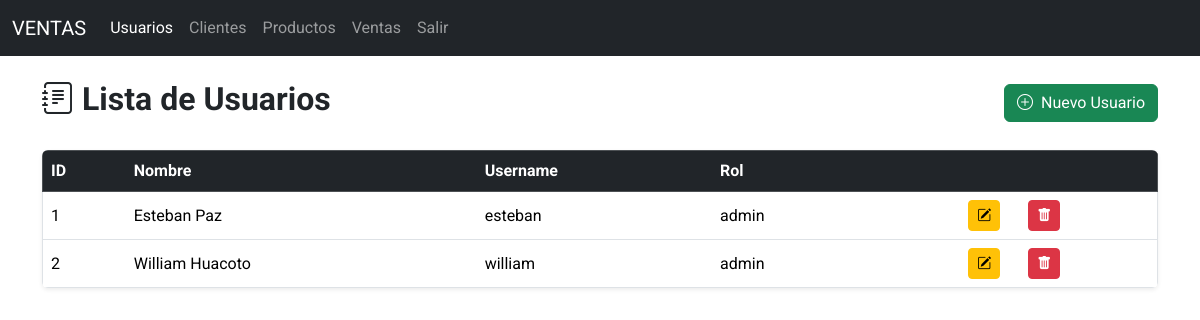
Screenshot of /usuarios/ with the database file from the repository.
### models/usuario_model.py (models this page shows, shortened)
class Usuario(db.Model):
    __tablename__ = 'usuarios'
    id = db.Column(db.Integer, primary_key=True)
    nombre = db.Column(db.String(80), nullable=False)
    username = db.Column(db.String(20), nullable=False)
    password = db.Column(db.String, nullable=False)
    rol = db.Column(db.String(20), nullable=False)
    @staticmethod
    def get_all():
        return Usuario.query.all()

### controllers/usuario_controller.py (the view)
@usuario_bp.route('/')
def index():
    usuarios = Usuario.get_all()
    return usuario_view.list(usuarios)

### run.py (called while the page is built)
@app.context_processor
def inject_active_path():
    def is_active(path):
        return 'active' if request.path == path else ''
    return (dict(is_active = is_active))

### views/usuario_view.py (called while the page is built)
def list(usuarios):
    return render_template('usuarios/index.html',usuarios=usuarios)

### templates/usuarios/index.html (shortened to what this page needs)
{% extends 'base.html' %}
{% block content %}
<div class="d-flex justify-content-between align-items-center mb-4 mt-4">
        <h2 class="fw-bold text-dark">
            <i class="bi bi-journal-text me-2"></i>Lista de Usuarios
        </h2>
        <a href="{{ url_for('usuario.create') }}" class="btn btn-success ">
            <i class="bi bi-plus-circle me-1"></i> Nuevo Usuario
        </a>
    </div>
<table class="table table-hover align-middle shadow-sm rounded overflow-hidden">
    <thead class="table-dark border-1">
        <tr>
            <th>ID</th>
            <th>Nombre</th>
            <th>Username</th>
            <th>Rol</th>
            <th></th>
        </tr>
    </thead>
    <tbody class="border-1">
        {% for user in usuarios %}
        <tr>
            <td>{{user.id}}</td>
            <td>{{user.nombre}}</td>
            <td>{{user.username}}</td>
            <td>{{user.rol}}</td>
            <td class="text-center">
                <a href="{{url_for('usuario.edit',id=user.id)}}" class="btn btn-sm btn-warning me-4" title="Editar">
                    <i class="bi bi-pencil-square"></i>
                </a>
                <a href="{{url_for('usuario.delete',id=user.id)}}" class="btn btn-sm btn-danger " title="Eliminar"
                    onclick="return confirm('¿Estás seguro de eliminar este usuario?');">
                    <i class="bi bi-trash-fill"></i>
                </a>
            </td>
        </tr>
        {% endfor %}
    </tbody>
</table>
{% endblock %}

### templates/base.html (style rules this page uses)
body { font-family: 'Roboto', sans-serif; }

### rows the page displays
Usuario: id "1", nombre "Esteban Paz", username "esteban", rol "admin"
Usuario: id "2", nombre "William Huacoto", username "william", rol "admin"
